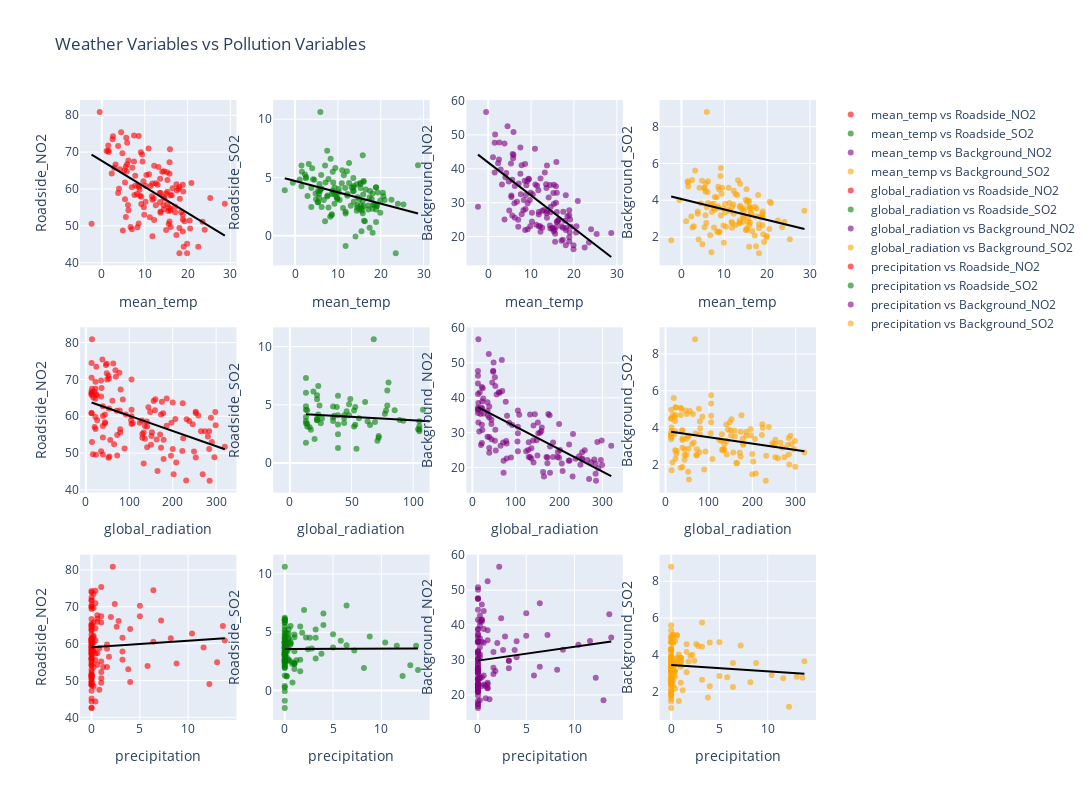

Notebook cell for this chart:
### Markdown cell above
The heatmap of variable correlations visualizes that mean temperature negatively correlates with NO2 levels, suggesting warmer temperatures help reduce NO2 due to atmospheric dispersion. Positive correlations between mean temperature and global radiation confirm expected trends that higher temperatures coincide with clearer skies and more solar radiation. Meanwhile, precipitation and cloud cover display mixed effects on pollutants, with precipitation often negatively correlating with pollutants like SO2, indicating rain may help remove these from the air.

### Code cell
# Define the variables to compare
weather_vars = ['mean_temp', 'global_radiation', 'precipitation']
pollution_vars = ['Roadside_NO2', 'Roadside_SO2', 'Background_NO2', 'Background_SO2']

weather_color = 'blue'  
pollution_colors = {
    'Roadside_NO2': 'red',
    'Roadside_SO2': 'green',
    'Background_NO2': 'purple',
    'Background_SO2': 'orange'
}


fig = make_subplots(rows=len(weather_vars), cols=len(pollution_vars), shared_xaxes=False, shared_yaxes=False)

def add_trace_with_trendline(fig, x, y, x_label, y_label, row, col, scatter_color, trendline_color):
    # Scatter plot with specific color for each variable
    fig.add_trace(go.Scatter(x=x, y=y, mode='markers', name=f'{x_label} vs {y_label}',
                             marker=dict(color=scatter_color, opacity=0.6)), row=row, col=col)
    
    # Trendline
    trendline = px.scatter(x=x, y=y, trendline="ols").update_traces(line=dict(color=trendline_color), selector=dict(type='scatter')).data[1]
    fig.add_trace(trendline, row=row, col=col)

for i, weather_var in enumerate(weather_vars):
    for j, pollution_var in enumerate(pollution_vars):
        # Use specific colors for pollution variables from the map
        scatter_color = pollution_colors[pollution_var]
        add_trace_with_trendline(fig, combined_data[weather_var], combined_data[pollution_var], weather_var, pollution_var, 
                                 row=i+1, col=j+1, scatter_color=scatter_color, trendline_color='black')

        fig.update_xaxes(title_text=weather_var, row=i+1, col=j+1)
        fig.update_yaxes(title_text=pollution_var, row=i+1, col=j+1)

fig.update_layout(height=800, width=1100, title_text="Weather Variables vs Pollution Variables")
fig.show()

### Figure 1 — Plotly figure (JSON) as saved in the notebook; plotly's stock layout.template omitted (floating-point values rounded to 4 significant figures; data arrays with more than 128 entries replaced by an {"elided": "..."} marker saying what was removed)
{"data": [{"marker": {"color": "red", "opacity": 0.6}, "mode": "markers", "name": "mean_temp vs Roadside_NO2", "type": "scatter", "x": {"elided": "132 float values"}, "xaxis": "x", "y": {"elided": "132 float values"}, "yaxis": "y"}, {"hovertemplate": "<b>OLS trendline</b><br>y = -0.706804 * x + 67.6251<br>R<sup>2</sup>=0.294744<br><br>x=%{x}<br>y=%{y} <b>(trend)</b><extra></extra>", "legendgroup": "", "line": {"color": "black"}, "marker": {"color": "#636efa", "symbol": "circle"}, "mode": "lines", "name": "", "showlegend": false, "type": "scatter", "x": {"elided": "132 float values"}, "xaxis": "x", "y": {"elided": "132 float values"}, "yaxis": "y"}, {"marker": {"color": "green", "opacity": 0.6}, "mode": "markers", "name": "mean_temp vs Roadside_SO2", "type": "scatter", "x": {"elided": "132 float values"}, "xaxis": "x2", "y": {"elided": "132 float values"}, "yaxis": "y2"}, {"hovertemplate": "<b>OLS trendline</b><br>y = -0.0973751 * x + 4.70481<br>R<sup>2</sup>=0.130736<br><br>x=%{x}<br>y=%{y} <b>(trend)</b><extra></extra>", "legendgroup": "", "line": {"color": "black"}, "marker": {"color": "#636efa", "symbol": "circle"}, "mode": "lines", "name": "", "showlegend": false, "type": "scatter", "x": {"elided": "132 float values"}, "xaxis": "x2", "y": {"elided": "132 float values"}, "yaxis": "y2"}, {"marker": {"color": "purple", "opacity": 0.6}, "mode": "markers", "name": "mean_temp vs Background_NO2", "type": "scatter", "x": {"elided": "132 float values"}, "xaxis": "x3", "y": {"elided": "132 float values"}, "yaxis": "y3"}, {"hovertemplate": "<b>OLS trendline</b><br>y = -0.9715 * x + 41.8438<br>R<sup>2</sup>=0.448382<br><br>x=%{x}<br>y=%{y} <b>(trend)</b><extra></extra>", "legendgroup": "", "line": {"color": "black"}, "marker": {"color": "#636efa", "symbol": "circle"}, "mode": "lines", "name": "", "showlegend": false, "type": "scatter", "x": {"elided": "132 float values"}, "xaxis": "x3", "y": {"elided": "132 float values"}, "yaxis": "y3"}, {"marker": {"color": "orange", "opacity": 0.6}, "mode": "markers", "name": "mean_temp vs Background_SO2", "type": "scatter", "x": {"elided": "132 float values"}, "xaxis": "x4", "y": {"elided": "132 float values"}, "yaxis": "y4"}, {"hovertemplate": "<b>OLS trendline</b><br>y = -0.0566564 * x + 4.07032<br>R<sup>2</sup>=0.096986<br><br>x=%{x}<br>y=%{y} <b>(trend)</b><extra></extra>", "legendgroup": "", "line": {"color": "black"}, "marker": {"color": "#636efa", "symbol": "circle"}, "mode": "lines", "name": "", "showlegend": false, "type": "scatter", "x": {"elided": "132 float values"}, "xaxis": "x4", "y": {"elided": "132 float values"}, "yaxis": "y4"}, {"marker": {"color": "red", "opacity": 0.6}, "mode": "markers", "name": "global_radiation vs Roadside_NO2", "type": "scatter", "x": {"elided": "132 int values"}, "xaxis": "x5", "y": {"elided": "132 float values"}, "yaxis": "y5"}, {"hovertemplate": "<b>OLS trendline</b><br>y = -0.0413721 * x + 64.2874<br>R<sup>2</sup>=0.228147<br><br>x=%{x}<br>y=%{y} <b>(trend)</b><extra></extra>", "legendgroup": "", "line": {"color": "black"}, "marker": {"color": "#636efa", "symbol": "circle"}, "mode": "lines", "name": "", "showlegend": false, "type": "scatter", "x": {"elided": "132 int values"}, "xaxis": "x5", "y": {"elided": "132 float values"}, "yaxis": "y5"}, {"marker": {"color": "green", "opacity": 0.6}, "mode": "markers", "name": "global_radiation vs Roadside_SO2", "type": "scatter", "x": {"elided": "132 int values"}, "xaxis": "x6", "y": {"elided": "132 float values"}, "yaxis": "y6"}, {"hovertemplate": "<b>OLS trendline</b><br>y = -0.00599236 * x + 4.28033<br>R<sup>2</sup>=0.111853<br><br>x=%{x}<br>y=%{y} <b>(trend)</b><extra></extra>", "legendgroup": "", "line": {"color": "black"}, "marker": {"color": "#636efa", "symbol": "circle"}, "mode": "lines", "name": "", "showlegend": false, "type": "scatter", "x": {"elided": "132 int values"}, "xaxis": "x6", "y": {"elided": "132 float values"}, "yaxis": "y6"}, {"marker": {"color": "purple", "opacity": 0.6}, "mode": "markers", "name": "global_radiation vs Background_NO2", "type": "scatter", "x": {"elided": "132 int values"}, "xaxis": "x7", "y": {"elided": "132 float values"}, "yaxis": "y7"}, {"hovertemplate": "<b>OLS trendline</b><br>y = -0.064314 * x + 38.1558<br>R<sup>2</sup>=0.443943<br><br>x=%{x}<br>y=%{y} <b>(trend)</b><extra></extra>", "legendgroup": "", "line": {"color": "black"}, "marker": {"color": "#636efa", "symbol": "circle"}, "mode": "lines", "name": "", "showlegend": false, "type": "scatter", "x": {"elided": "132 int values"}, "xaxis": "x7", "y": {"elided": "132 float values"}, "yaxis": "y7"}, {"marker": {"color": "orange", "opacity": 0.6}, "mode": "markers", "name": "global_radiation vs Background_SO2", "type": "scatter", "x": {"elided": "132 int values"}, "xaxis": "x8", "y": {"elided": "132 float values"}, "yaxis": "y8"}, {"hovertemplate": "<b>OLS trendline</b><br>y = -0.00342965 * x + 3.81647<br>R<sup>2</sup>=0.080291<br><br>x=%{x}<br>y=%{y} <b>(trend)</b><extra></extra>", "legendgroup": "", "line": {"color": "black"}, "marker": {"color": "#636efa", "symbol": "circle"}, "mode": "lines", "name": "", "showlegend": false, "type": "scatter", "x": {"elided": "132 int values"}, "xaxis": "x8", "y": {"elided": "132 float values"}, "yaxis": "y8"}, {"marker": {"color": "red", "opacity": 0.6}, "mode": "markers", "name": "precipitation vs Roadside_NO2", "type": "scatter", "x": {"elided": "132 float values"}, "xaxis": "x9", "y": {"elided": "132 float values"}, "yaxis": "y9"}, {"hovertemplate": "<b>OLS trendline</b><br>y = 0.173613 * x + 59.0468<br>R<sup>2</sup>=0.004424<br><br>x=%{x}<br>y=%{y} <b>(trend)</b><extra></extra>", "legendgroup": "", "line": {"color": "black"}, "marker": {"color": "#636efa", "symbol": "circle"}, "mode": "lines", "name": "", "showlegend": false, "type": "scatter", "x": {"elided": "132 float values"}, "xaxis": "x9", "y": {"elided": "132 float values"}, "yaxis": "y9"}, {"marker": {"color": "green", "opacity": 0.6}, "mode": "markers", "name": "precipitation vs Roadside_SO2", "type": "scatter", "x": {"elided": "132 float values"}, "xaxis": "x10", "y": {"elided": "132 float values"}, "yaxis": "y10"}, {"hovertemplate": "<b>OLS trendline</b><br>y = 0.00417062 * x + 3.55068<br>R<sup>2</sup>=0.000060<br><br>x=%{x}<br>y=%{y} <b>(trend)</b><extra></extra>", "legendgroup": "", "line": {"color": "black"}, "marker": {"color": "#636efa", "symbol": "circle"}, "mode": "lines", "name": "", "showlegend": false, "type": "scatter", "x": {"elided": "132 float values"}, "xaxis": "x10", "y": {"elided": "132 float values"}, "yaxis": "y10"}, {"marker": {"color": "purple", "opacity": 0.6}, "mode": "markers", "name": "precipitation vs Background_NO2", "type": "scatter", "x": {"elided": "132 float values"}, "xaxis": "x11", "y": {"elided": "132 float values"}, "yaxis": "y11"}, {"hovertemplate": "<b>OLS trendline</b><br>y = 0.39777 * x + 29.83<br>R<sup>2</sup>=0.018700<br><br>x=%{x}<br>y=%{y} <b>(trend)</b><extra></extra>", "legendgroup": "", "line": {"color": "black"}, "marker": {"color": "#636efa", "symbol": "circle"}, "mode": "lines", "name": "", "showlegend": false, "type": "scatter", "x": {"elided": "132 float values"}, "xaxis": "x11", "y": {"elided": "132 float values"}, "yaxis": "y11"}, {"marker": {"color": "orange", "opacity": 0.6}, "mode": "markers", "name": "precipitation vs Background_SO2", "type": "scatter", "x": {"elided": "132 float values"}, "xaxis": "x12", "y": {"elided": "132 float values"}, "yaxis": "y12"}, {"hovertemplate": "<b>OLS trendline</b><br>y = -0.0345856 * x + 3.45068<br>R<sup>2</sup>=0.008991<br><br>x=%{x}<br>y=%{y} <b>(trend)</b><extra></extra>", "legendgroup": "", "line": {"color": "black"}, "marker": {"color": "#636efa", "symbol": "circle"}, "mode": "lines", "name": "", "showlegend": false, "type": "scatter", "x": {"elided": "132 float values"}, "xaxis": "x12", "y": {"elided": "132 float values"}, "yaxis": "y12"}], "layout": {"height": 800, "title": {"text": "Weather Variables vs Pollution Variables"}, "width": 1100, "xaxis": {"anchor": "y", "autorange": true, "domain": [0, 0.2125], "range": [-5.093, 31.39], "title": {"text": "mean_temp"}, "type": "linear"}, "xaxis10": {"anchor": "y10", "autorange": true, "domain": [0.2625, 0.475], "range": [-1.195, 15.0], "title": {"text": "precipitation"}, "type": "linear"}, "xaxis11": {"anchor": "y11", "autorange": true, "domain": [0.525, 0.7375], "range": [-1.195, 15.0], "title": {"text": "precipitation"}, "type": "linear"}, "xaxis12": {"anchor": "y12", "autorange": true, "domain": [0.7875, 1], "range": [-1.195, 15.0], "title": {"text": "precipitation"}, "type": "linear"}, "xaxis2": {"anchor": "y2", "autorange": true, "domain": [0.2625, 0.475], "range": [-5.093, 31.39], "title": {"text": "mean_temp"}, "type": "linear"}, "xaxis3": {"anchor": "y3", "autorange": true, "domain": [0.525, 0.7375], "range": [-5.093, 31.39], "title": {"text": "mean_temp"}, "type": "linear"}, "xaxis4": {"anchor": "y4", "autorange": true, "domain": [0.7875, 1], "range": [-5.093, 31.39], "title": {"text": "mean_temp"}, "type": "linear"}, "xaxis5": {"anchor": "y5", "autorange": true, "domain": [0, 0.2125], "range": [-13.59, 346.6], "title": {"text": "global_radiation"}, "type": "linear"}, "xaxis6": {"anchor": "y6", "autorange": false, "domain": [0.2625, 0.475], "range": [-13.59, 113.3], "title": {"text": "global_radiation"}, "type": "linear"}, "xaxis7": {"anchor": "y7", "autorange": true, "domain": [0.525, 0.7375], "range": [-13.59, 346.6], "title": {"text": "global_radiation"}, "type": "linear"}, "xaxis8": {"anchor": "y8", "autorange": true, "domain": [0.7875, 1], "range": [-13.59, 346.6], "title": {"text": "global_radiation"}, "type": "linear"}, "xaxis9": {"anchor": "y9", "autorange": true, "domain": [0, 0.2125], "range": [-1.195, 15.0], "title": {"text": "precipitation"}, "type": "linear"}, "yaxis": {"anchor": "x", "autorange": true, "domain": [0.7333, 1], "range": [39.27, 84.14], "title": {"text": "Roadside_NO2"}, "type": "linear"}, "yaxis10": {"anchor": "x10", "autorange": true, "domain": [0, 0.2667], "range": [-2.538, 11.65], "title": {"text": "Roadside_SO2"}, "type": "linear"}, "yaxis11": {"anchor": "x11", "autorange": true, "domain": [0, 0.2667], "range": [12.83, 60.18], "title": {"text": "Background_NO2"}, "type": "linear"}, "yaxis12": {"anchor": "x12", "autorange": true, "domain": [0, 0.2667], "range": [0.4675, 9.446], "title": {"text": "Background_SO2"}, "type": "linear"}, "yaxis2": {"anchor": "x2", "autorange": true, "domain": [0.7333, 1], "range": [-2.538, 11.65], "title": {"text": "Roadside_SO2"}, "type": "linear"}, "yaxis3": {"anchor": "x3", "autorange": true, "domain": [0.7333, 1], "range": [11.52, 60.28], "title": {"text": "Background_NO2"}, "type": "linear"}, "yaxis4": {"anchor": "x4", "autorange": true, "domain": [0.7333, 1], "range": [0.4675, 9.446], "title": {"text": "Background_SO2"}, "type": "linear"}, "yaxis5": {"anchor": "x5", "autorange": true, "domain": [0.3667, 0.6333], "range": [39.27, 84.14], "title": {"text": "Roadside_NO2"}, "type": "linear"}, "yaxis6": {"anchor": "x6", "autorange": true, "domain": [0.3667, 0.6333], "range": [-2.538, 11.65], "title": {"text": "Roadside_SO2"}, "type": "linear"}, "yaxis7": {"anchor": "x7", "autorange": true, "domain": [0.3667, 0.6333], "range": [12.83, 60.18], "title": {"text": "Background_NO2"}, "type": "linear"}, "yaxis8": {"anchor": "x8", "autorange": true, "domain": [0.3667, 0.6333], "range": [0.4675, 9.446], "title": {"text": "Background_SO2"}, "type": "linear"}, "yaxis9": {"anchor": "x9", "autorange": true, "domain": [0, 0.2667], "range": [39.27, 84.14], "title": {"text": "Roadside_NO2"}, "type": "linear"}}}
